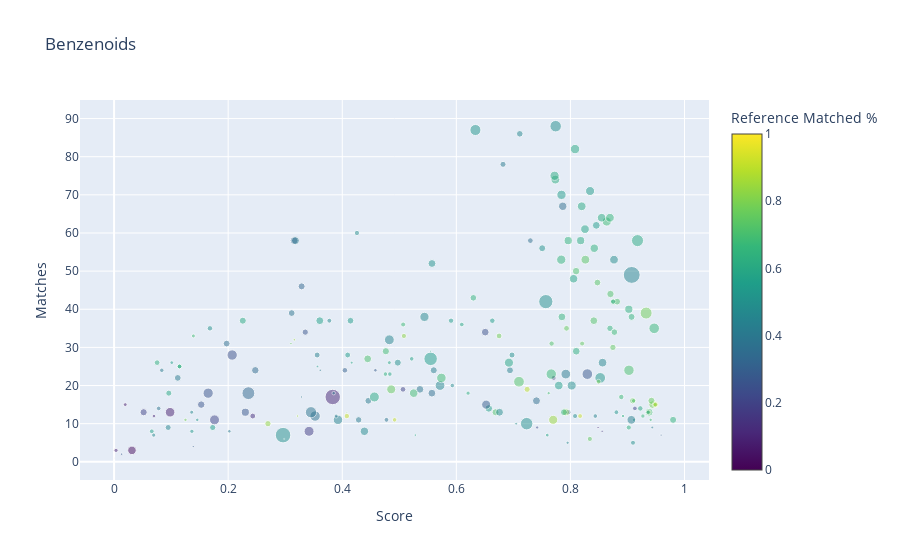
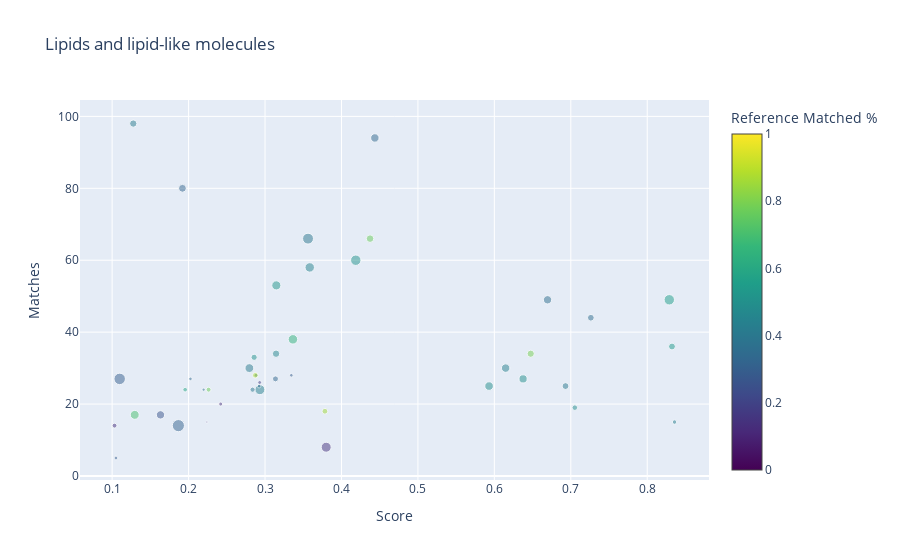
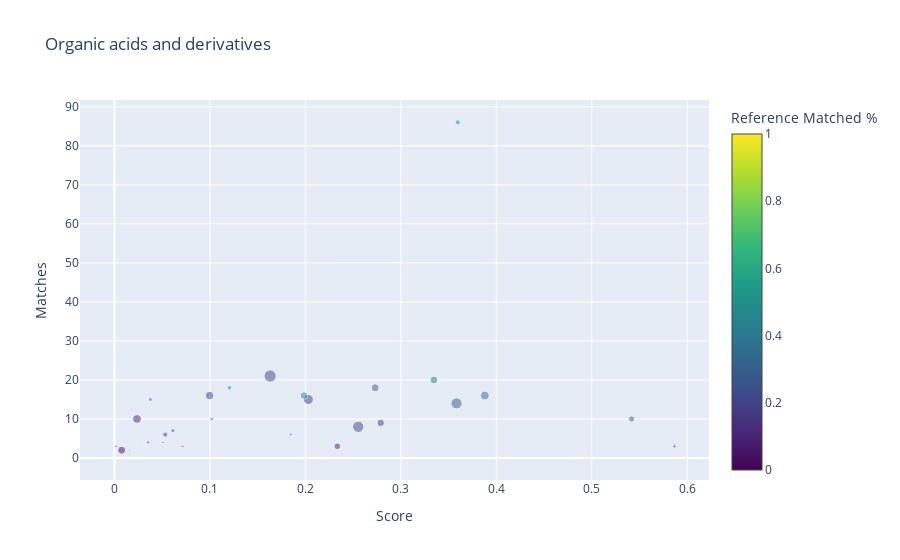
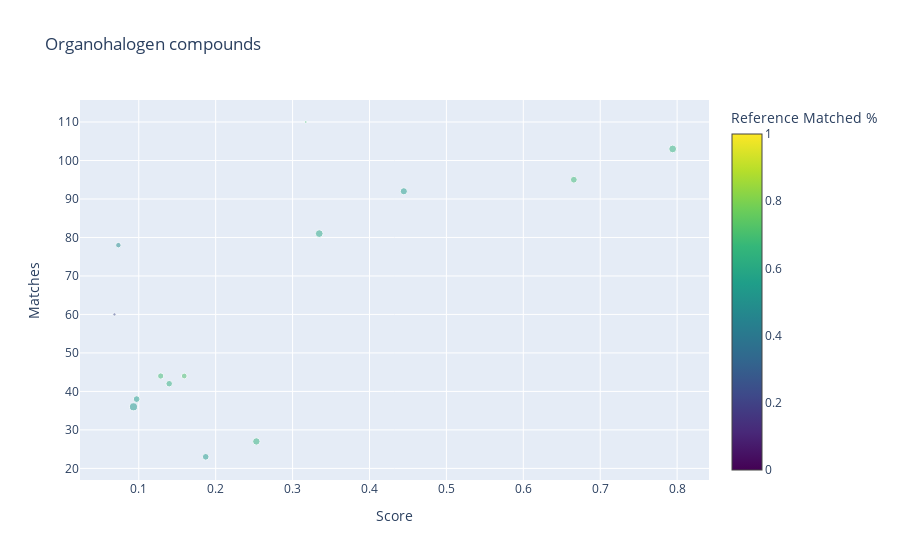

Source (notebook cell) for these figures, in order:
### Code cell
grouped_df = merged.groupby('superclass')
for group in grouped_df.groups:
    subset = grouped_df.get_group(group)
    if subset.shape[0] > 10:
        scatterplot_plotly(grouped_df.get_group(group), group).write_image(f"scatterplot_{group}.png")

### Figure 1 — Plotly figure (JSON) as saved in the notebook; plotly's stock layout.template omitted (floating-point values rounded to 4 significant figures; data arrays with more than 128 entries replaced by an {"elided": "..."} marker saying what was removed)
{"data": [{"marker": {"cmax": 1, "cmin": 0, "color": {"elided": "214 float values"}, "colorbar": {"title": {"text": "Reference Matched %"}}, "colorscale": [[0, "#440154"], [0.1111, "#482878"], [0.2222, "#3e4989"], [0.3333, "#31688e"], [0.4444, "#26828e"], [0.5556, "#1f9e89"], [0.6667, "#35b779"], [0.7778, "#6ece58"], [0.8889, "#b5de2b"], [1, "#fde725"]], "opacity": 0.5, "size": {"elided": "214 float values"}}, "mode": "markers+text", "name": "Matched Ions", "type": "scatter", "x": {"elided": "214 float values"}, "y": {"elided": "214 int values"}}], "layout": {"title": {"text": "Benzenoids"}, "xaxis": {"title": {"text": "Score"}}, "yaxis": {"title": {"text": "Matches"}}}}

### Figure 2 — Plotly figure (JSON) as saved in the notebook; plotly's stock layout.template omitted (floating-point values rounded to 4 significant figures)
{"data": [{"marker": {"cmax": 1, "cmin": 0, "color": [0.7907, 0.5085, 0.7674, 0.4909, 0.4054, 0.6441, 0.4032, 0.4364, 0.4348, 0.2656, 0.4658, 0.3934, 0.5077, 0.3293, 0.1389, 0.5854, 0.4286, 0.4872, 0.4902, 0.3375, 0.2947, 0.3472, 0.1844, 0.3636, 0.3636, 0.1685, 0.1346, 0.3111, 0.8571, 0.7083, 0.875, 0.7742, 0.4188, 0.3369, 0.3239, 0.1455, 0.2941, 0.3492, 0.3551, 0.3, 0.5248, 0.5568, 0.5373, 0.3929, 0.4462], "colorbar": {"title": {"text": "Reference Matched %"}}, "colorscale": [[0, "#440154"], [0.1111, "#482878"], [0.2222, "#3e4989"], [0.3333, "#31688e"], [0.4444, "#26828e"], [0.5556, "#1f9e89"], [0.6667, "#35b779"], [0.7778, "#6ece58"], [0.8889, "#b5de2b"], [1, "#fde725"]], "opacity": 0.5, "size": [7.234, 10.43, 7.586, 8.182, 8.824, 9.5, 6.849, 10, 8.451, 8.293, 7.391, 5.217, 6.226, 6, 4.04, 4.66, 4.478, 5.588, 8.621, 3.553, 3.684, 3.759, 3.91, 3.2, 4.029, 2.143, 4.912, 12.17, 5.806, 8.947, 5.6, 4.948, 7.313, 8.468, 7.882, 10, 3.846, 6.769, 8.305, 11.49, 9.138, 10.43, 6.857, 10.91, 9.431]}, "mode": "markers+text", "name": "Matched Ions", "type": "scatter", "x": [0.6476, 0.4187, 0.4374, 0.6376, 0.2795, 0.3365, 0.6931, 0.2933, 0.6148, 0.1632, 0.3144, 0.2837, 0.2857, 0.3137, 0.242, 0.1955, 0.8357, 0.7053, 0.5931, 0.2025, 0.3344, 0.2923, 0.293, 0.2197, 0.2883, 0.2239, 0.1031, 0.1866, 0.3784, 0.1296, 0.2873, 0.2262, 0.1276, 0.4437, 0.192, 0.38, 0.105, 0.7262, 0.6696, 0.1099, 0.3148, 0.8288, 0.8324, 0.3563, 0.3585], "y": [34, 60, 66, 27, 30, 38, 25, 24, 30, 17, 34, 24, 33, 27, 20, 24, 15, 19, 25, 27, 28, 25, 26, 24, 28, 15, 14, 14, 18, 17, 28, 24, 98, 94, 80, 8, 5, 44, 49, 27, 53, 49, 36, 66, 58]}], "layout": {"title": {"text": "Lipids and lipid-like molecules"}, "xaxis": {"title": {"text": "Score"}}, "yaxis": {"title": {"text": "Matches"}}}}

### Figure 3 — Plotly figure (JSON) as saved in the notebook; plotly's stock layout.template omitted (floating-point values rounded to 4 significant figures)
{"data": [{"marker": {"cmax": 1, "cmin": 0, "color": [0.515, 0.4167, 0.07692, 0.2903, 0.32, 0.2745, 0.2105, 0.1975, 0.3846, 0.1026, 0.1429, 0.08824, 0.3333, 0.2051, 0.02273, 0.09346, 0.1899, 0.08108, 0.2593, 0.03529, 0.303, 0.2778, 0.1452, 0.02727, 0.2308, 0.4848, 0.2165, 0.375, 0, 0], "colorbar": {"title": {"text": "Reference Matched %"}}, "colorscale": [[0, "#440154"], [0.1111, "#482878"], [0.2222, "#3e4989"], [0.3333, "#31688e"], [0.4444, "#26828e"], [0.5556, "#1f9e89"], [0.6667, "#35b779"], [0.7778, "#6ece58"], [0.8889, "#b5de2b"], [1, "#fde725"]], "opacity": 0.5, "size": [5.392, 4.054, 2.424, 8, 8.889, 11.2, 1.538, 8.421, 7.843, 3.2, 5.217, 2.727, 2.105, 11.43, 8, 8.696, 10, 6.667, 4.242, 2.4, 6.25, 3.636, 7.5, 3.333, 2.927, 7.619, 12.35, 4.5, 0, 0]}, "mode": "markers+text", "name": "Matched Ions", "type": "scatter", "x": [0.3596, 0.03755, 0.05074, 0.2731, 0.3879, 0.3583, 0.02683, 0.09963, 0.3346, 0.03532, 0.05322, 0.001772, 0.01574, 0.2553, 0.007548, 0.02364, 0.2032, 0.2335, 0.06123, 0.07156, 0.5417, 0.102, 0.2789, 0.5867, 0.1847, 0.1985, 0.1631, 0.1204, 0, 0], "y": [86, 15, 4, 18, 16, 14, 4, 16, 20, 4, 6, 3, 2, 8, 2, 10, 15, 3, 7, 3, 10, 10, 9, 3, 6, 16, 21, 18, 0, 0]}], "layout": {"title": {"text": "Organic acids and derivatives"}, "xaxis": {"title": {"text": "Score"}}, "yaxis": {"title": {"text": "Matches"}}}}

### Figure 4 — Plotly figure (JSON) as saved in the notebook; plotly's stock layout.template omitted (floating-point values rounded to 4 significant figures)
{"data": [{"marker": {"cmax": 1, "cmin": 0, "color": [0.5507, 0.7097, 0.5373, 0.6875, 0.6364, 0.6832, 0.4815, 0.5476, 0.6429, 0.2247, 0.5542, 0.6, 0.6786, 0.6519], "colorbar": {"title": {"text": "Reference Matched %"}}, "colorscale": [[0, "#440154"], [0.1111, "#482878"], [0.2222, "#3e4989"], [0.3333, "#31688e"], [0.4444, "#26828e"], [0.5556, "#1f9e89"], [0.6667, "#35b779"], [0.7778, "#6ece58"], [0.8889, "#b5de2b"], [1, "#fde725"]], "opacity": 0.5, "size": [6.726, 5.789, 8.09, 6.241, 6.512, 2.67, 5.493, 6.667, 7.397, 3.261, 7.188, 7.751, 6.81, 7.803]}, "mode": "markers+text", "name": "Matched Ions", "type": "scatter", "x": [0.09726, 0.1591, 0.09316, 0.1285, 0.1396, 0.3172, 0.07349, 0.1871, 0.2529, 0.0684, 0.4446, 0.3347, 0.6657, 0.7942], "y": [38, 44, 36, 44, 42, 110, 78, 23, 27, 60, 92, 81, 95, 103]}], "layout": {"title": {"text": "Organohalogen compounds"}, "xaxis": {"title": {"text": "Score"}}, "yaxis": {"title": {"text": "Matches"}}}}
